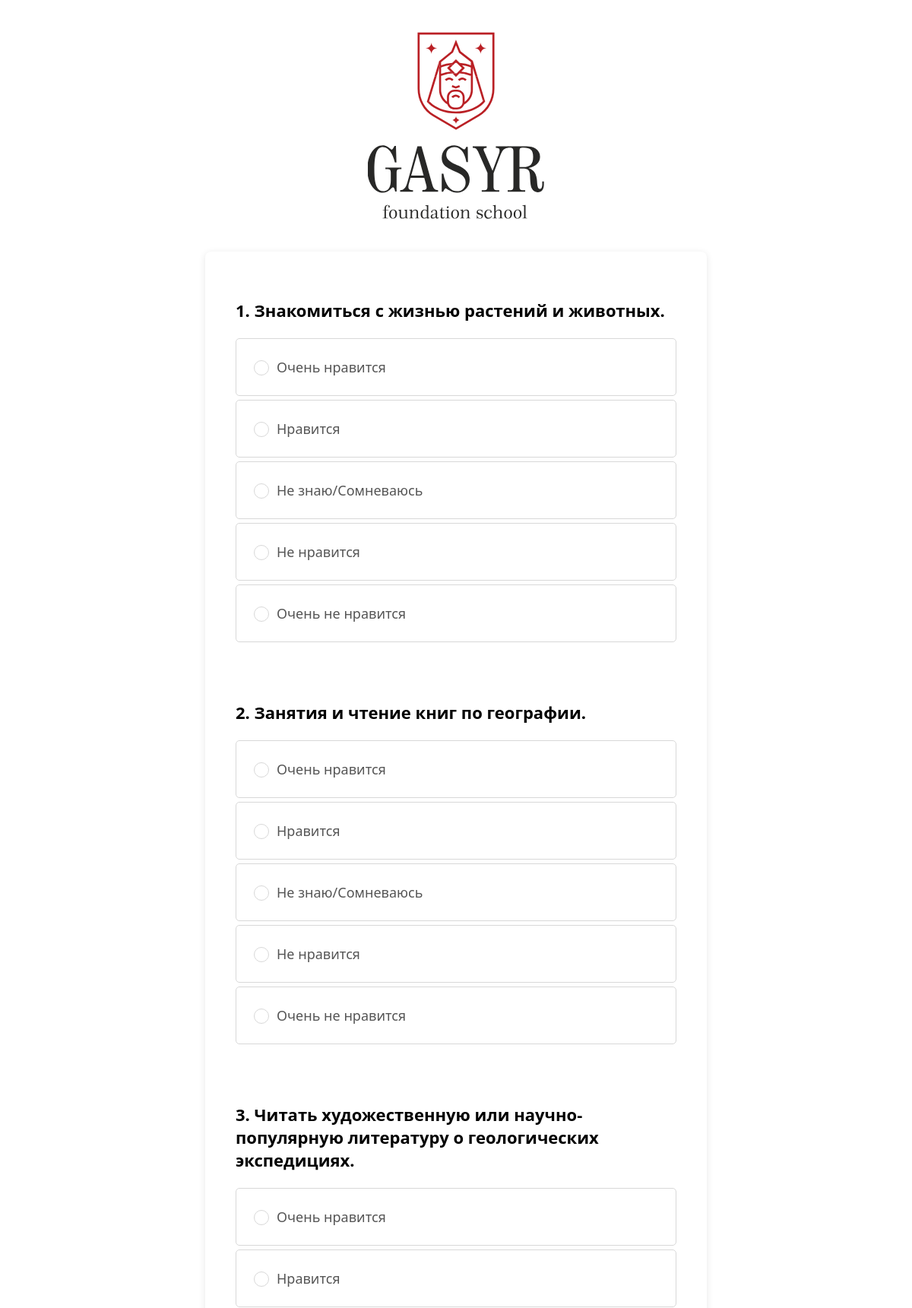
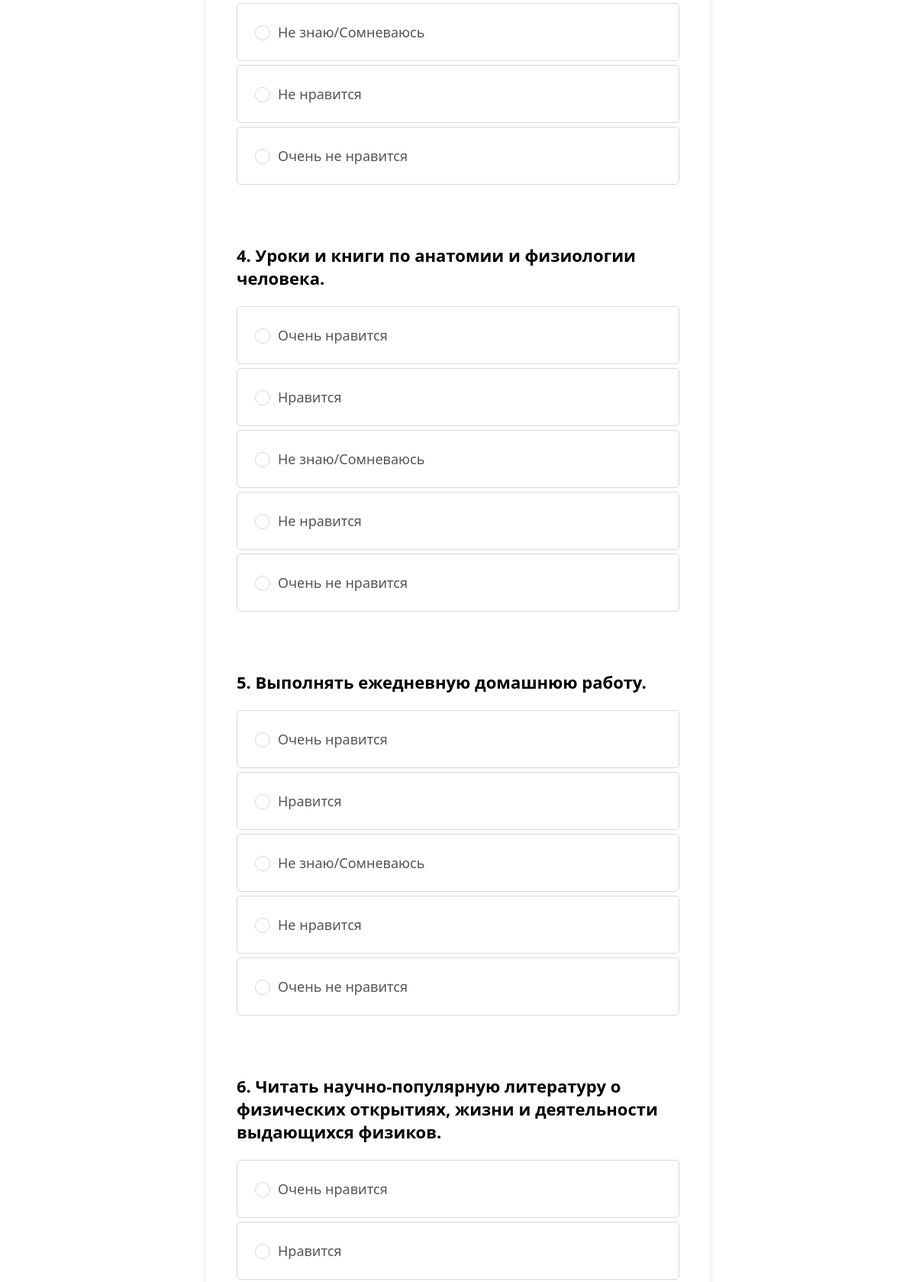
/map-test/1/ (upper part), run on the app's committed database (2 pictures, top to bottom).
### test_app/models.py (models this page shows, shortened)
class MapQuestion(models.Model):
    text = models.TextField()
    language = models.CharField(max_length=2, choices=(('RU', 'Russian'), ('KZ', 'Kazakh')), default=('RU', 'Russian'))

### test_app/views.py (the view)
# urls.py: path('map-test/<int:user_data_id>/', survey_view, name='survey'),
def survey_view(request, user_data_id):
    user_data = get_object_or_404(UserData, id=user_data_id)
    user_language = user_data.language
    submit_text = "Бастау" if user_language == "KZ" else "ПОЛУЧИТЬ РЕЗУЛЬТАТ"
    if request.method == 'POST':
        if(user_language == "KZ"):
            form = SurveyForm_kk(request.POST)
        else:
            form = SurveyForm(request.POST)
        if form.is_valid():
            answers = form.cleaned_data
            results = answers.values()
            results_by_category = [0] * 29
            levels_mapping_ru = {
                -12: "высшая степень отрицания данного интереса",
                -11: "высшая степень отрицания данного интереса",
                -10: "высшая степень отрицания данного интереса",
                -9: "высшая степень отрицания данного интереса",
                -8: "высшая степень отрицания данного интереса",
                -7: "выраженный интерес",
                -6: "выраженный интерес",
                -5: "выраженный интерес",
                -4: "интерес выражен слабо",
                -3: "интерес выражен слабо",
                -2: "интерес выражен слабо",
                -1: "интерес выражен слабо",
                0: "интерес отрицается",
                1: "интерес выражен слабо",
                2: "интерес выражен слабо",
                3: "интерес выражен слабо",
                4: "интерес выражен слабо",
                5: "выраженный интерес",
                6: "выраженный интерес",
                7: "выраженный интерес",
                8: "ярко выраженный интерес",
                9: "ярко выраженный интерес",
                10: "ярко выраженный интерес",
                11: "ярко выраженный интерес",
                12: "ярко выраженный интерес",
            }
            levels_mapping_kk = {
                -12: "осы қызығушылықтың ең жоғары дәрежесінің теріске шығарылуы",
                -11: "осы қызығушылықтың ең жоғары дәрежесінің теріске шығарылуы",
                -10: "осы қызығушылықтың ең жоғары дәрежесінің теріске шығарылуы",
                -9: "осы қызығушылықтың ең жоғары дәрежесінің теріске шығарылуы",
                -8: "осы қызығушылықтың ең жоғары дәрежесінің теріске шығарылуы",
                -7: "білдірілген қызығушылық",
                -6: "білдірілген қызығушылық",
                -5: "білдірілген қызығушылық",
                -4: "қызығушылық аз білдірілген",
                -3: "қызығушылық аз білдірілген",
                -2: "қызығушылық аз білдірілген",
                -1: "қызығушылық аз білдірілген",
                0: "қызығушылық теріске шығарылады",
                1: "қызығушылық аз білдірілген",
                2: "қызығушылық аз білдірілген",
                3: "қызығушылық аз білдірілген",
                4: "қызығушылық аз білдірілген",
                5: "білдірілген қызығушылық",
                6: "білдірілген қызығушылық",
                7: "білдірілген қызығушылық",
                8: "қатты білдірілген қызығушылық",
                9: "қатты білдірілген қызығушылық",
                10: "қатты білдірілген қызығушылық",
                11: "қатты білдірілген қызығушылық",
                12: "қатты білдірілген қызығушылық",
            }
            if(user_language == "KZ"):
                levels_mapping = levels_mapping_kk
            else:
                levels_mapping = levels_mapping_ru
            for i, result in enumerate(results, start=1):
                question_index = (i - 1) % 29  # Вычисляем индекс вопроса от 0 до 28 для каждого i
                if result == '++':
                    results_by_category[question_index] += 2
                elif result == '+':
                    results_by_category[question_index] += 1
                elif result == '-':
                    results_by_category[question_index] -= 1
                elif result == '--':
                    results_by_category[question_index] -= 2
                else:
                    pass  # Ничего не делаем, если ответ не указан
            categories_ru = {
                "Биология": levels_mapping.get(results_by_category[0], "Недопустимое значение"),
                "География": levels_mapping.get(results_by_category[1], "Недопустимое значение"),
                "Геология": levels_mapping.get(results_by_category[2], "Недопустимое значение"),
                "Медицина": levels_mapping.get(results_by_category[3], "Недопустимое значение"),
                "Легкая и пищевая промышленность": levels_mapping.get(results_by_category[4], "Недопустимое значение"),
                "Физика": levels_mapping.get(results_by_category[5], "Недопустимое значение"),
                "Химия": levels_mapping.get(results_by_category[6], "Недопустимое значение"),
                "Техника": levels_mapping.get(results_by_category[7], "Недопустимое значение"),
                "Электро- и радиотехника": levels_mapping.get(results_by_category[8], "Недопустимое значение"),
                "Металлообработка": levels_mapping.get(results_by_category[9], "Недопустимое значение"),
                "Деревообработка": levels_mapping.get(results_by_category[10], "Недопустимое значение"),
                "Строительство": levels_mapping.get(results_by_category[11], "Недопустимое значение"),
                "Транспорт": levels_mapping.get(results_by_category[12], "Недопустимое значение"),
                "Авиация, морское дело": levels_mapping.get(results_by_category[13], "Недопустимое значение"),
                "Военные специальности": levels_mapping.get(results_by_category[14], "Недопустимое значение"),
                "История": levels_mapping.get(results_by_category[15], "Недопустимое значение"),
                "Литература": levels_mapping.get(results_by_category[16], "Недопустимое значение"),
                "Журналистика": levels_mapping.get(results_by_category[17], "Недопустимое значение"),
                "Общественная деятельность": levels_mapping.get(results_by_category[18], "Недопустимое значение"),
                "Педагогика": levels_mapping.get(results_by_category[19], "Недопустимое значение"),
                "Юриспруденция": levels_mapping.get(results_by_category[20], "Недопустимое значение"),
                "Сфера обслуживания": levels_mapping.get(results_by_category[21], "Недопустимое значение"),
                "Математика": levels_mapping.get(results_by_category[22], "Недопустимое значение"),
                "Экономика": levels_mapping.get(results_by_category[23], "Недопустимое значение"),
                "Иностранные языки": levels_mapping.get(results_by_category[24], "Недопустимое значение"),
                "Изобразительное искусство": levels_mapping.get(results_by_category[25], "Недопустимое значение"),
                "Сценическое искусство": levels_mapping.get(results_by_category[26], "Недопустимое значение"),
                "Музыка": levels_mapping.get(results_by_category[27], "Недопустимое значение"),
                "Физкультура и спорт": levels_mapping.get(results_by_category[28], "Недопустимое значение")
            }
            categories_kk = {
                "Биология": levels_mapping.get(results_by_category[0], "Жарамсыз мән"),
                "География": levels_mapping.get(results_by_category[1], "Жарамсыз мән"),
                "Геология": levels_mapping.get(results_by_category[2], "Жарамсыз мән"),
                "Медицина": levels_mapping.get(results_by_category[3], "Жарамсыз мән"),
                "Легкая и пищевая промышленность": levels_mapping.get(results_by_category[4], "Жарамсыз мән"),
                "Физика": levels_mapping.get(results_by_category[5], "Жарамсыз мән"),
                "Химия": levels_mapping.get(results_by_category[6], "Жарамсыз мән"),
                "Техника": levels_mapping.get(results_by_category[7], "Жарамсыз мән"),
                "Электро- и радиотехника": levels_mapping.get(results_by_category[8], "Жарамсыз мән"),
                "Металлообработка": levels_mapping.get(results_by_category[9], "Жарамсыз мән"),
                "Деревообработка": levels_mapping.get(results_by_category[10], "Жарамсыз мән"),
                "Строительство": levels_mapping.get(results_by_category[11], "Жарамсыз мән"),
                "Транспорт": levels_mapping.get(results_by_category[12], "Жарамсыз мән"),
                "Авиация, морское дело": levels_mapping.get(results_by_category[13], "Жарамсыз мән"),
                "Военные специальности": levels_mapping.get(results_by_category[14], "Жарамсыз мән"),
                "История": levels_mapping.get(results_by_category[15], "Жарамсыз мән"),
                "Литература": levels_mapping.get(results_by_category[16], "Жарамсыз мән"),
                "Журналистика": levels_mapping.get(results_by_category[17], "Жарамсыз мән"),
                "Общественная деятельность": levels_mapping.get(results_by_category[18], "Жарамсыз мән"),
                "Педагогика": levels_mapping.get(results_by_category[19], "Жарамсыз мән"),
                "Юриспруденция": levels_mapping.get(results_by_category[20], "Жарамсыз мән"),
                "Сфера обслуживания": levels_mapping.get(results_by_category[21], "Жарамсыз мән"),
                "Математика": levels_mapping.get(results_by_category[22], "Жарамсыз мән"),
                "Экономика": levels_mapping.get(results_by_category[23], "Жарамсыз мән"),
                "Иностранные языки": levels_mapping.get(results_by_category[24], "Жарамсыз мән"),
                "Изобразительное искусство": levels_mapping.get(results_by_category[25], "Жарамсыз мән"),
                "Сценическое искусство": levels_mapping.get(results_by_category[26], "Жарамсыз мән"),
                "Музыка": levels_mapping.get(results_by_category[27], "Жарамсыз мән"),
                "Физкультура и спорт": levels_mapping.get(results_by_category[28], "Жарамсыз мән")
            }
            if(user_language == "KZ"):
                text = "Сауалнама нәтижелері"
                categories = categories_kk
            else:
                text = "Результаты опроса"
                categories = categories_ru
            results = {'++': 0, '+': 0, '0': 0, '-': 0, '--': 0}
            for answer in answers.values():
                results[answer] += 1
            TestResult.objects.create(user_data_id=user_data_id, test_name="Survey", result=str(categories))
            return render(request, "test_app/fourth_test/survey_result.html", {'categories': categories,
                                                                               'text': text,'user_data_id': user_data_id,
                                                                               'submit_text': submit_text})
    else:
        if (user_language == "KZ"):
            form = SurveyForm_kk(request.POST)
        else:
            form = SurveyForm(request.POST)
        return render(request, "test_app/fourth_test/survey_test.html", {'form': form,
                                                                         'user_data_id': user_data_id,
                                                                         'submit_text': submit_text})

### test_app/forms.py
class SurveyForm(forms.Form):
    def __init__(self, *args, **kwargs):
        language = kwargs.pop('language', 'RU')
        super().__init__(*args, **kwargs)
        self.CHOICES = CHOICES_KZ if language == 'KZ' else CHOICES_RU
        questions = MapQuestion.objects.all()
        for i, question in enumerate(questions, start=1):
            field_name = f'question_{i}'
            self.fields[field_name] = forms.ChoiceField(choices=self.CHOICES, widget=forms.RadioSelect, label=question.text)

### test_app/templates/test_app/fourth_test/survey_test.html (shortened to what this page needs)
{% extends 'test_app/base.html' %}
{% load static %}
{% block content %}
<div>
    <form method="post">
        {% for field in form %}
            <div class="question">
                <p><strong>{{ field.label }}</strong></p>
                {{ field }}
            </div>
        {% endfor %}
    </form>
</div>
{% endblock %}

### test_app/templates/test_app/base.html (style rules this page uses)
body { font-family: 'Segoe UI', Tahoma, Geneva, Verdana, sans-serif; background-color: #fff; background-size: 100px 100px, 100px 100px, 25px 25px, 25px 25px; padding: 20px; display: flex; flex-direction: column; align-items: center; margin: 0; color: white; position: relative; }

### test_app/templates/test_app/fourth_test/survey_test.html (style rules this page uses)
form { background-color: #fff; padding: 30px; border-radius: 8px; box-shadow: 0 2px 10px rgba(0, 0, 0, 0.1); max-width: 600px; width: auto; margin: 20px auto; color: #000; }
.question { margin-bottom: 25px; text-align: left; padding: 10px; border-radius: 4px; font-size: 22px; }
.question > div:first-of-type { margin-bottom: 10px; color: #555; font-weight: bold; }
.question label { display: flex; align-items: center; margin: 5px 0; cursor: pointer; padding: 25px 18px; background-color: #fff; border: 1px solid #D8D8D8; border-radius: 5px; transition: background-color 0.3s; font-size: 18px; font-weight: 400; }
.question input[type="radio"] { appearance: none; -webkit-appearance: none; -moz-appearance: none; width: 20px; height: 20px; margin-right: 10px; border: 1px solid #D8D8D8; border-radius: 10px; position: relative; outline: none; vertical-align: middle; cursor: pointer; }

### data on the page
MapQuestion: label "1. Знакомиться с жизнью растений и животных."
MapQuestion: label "2. Занятия и чтение книг по географии."
MapQuestion: label "3. Читать художественную или научно-популярную литературу о геологических экспедициях."
MapQuestion: label "4. Уроки и книги по анатомии и физиологии человека."
MapQuestion: label "5. Выполнять ежедневную домашнюю работу."
MapQuestion: label "6. Читать научно-популярную литературу о физических открытиях, жизни и деятельности выдающихся физиков."
